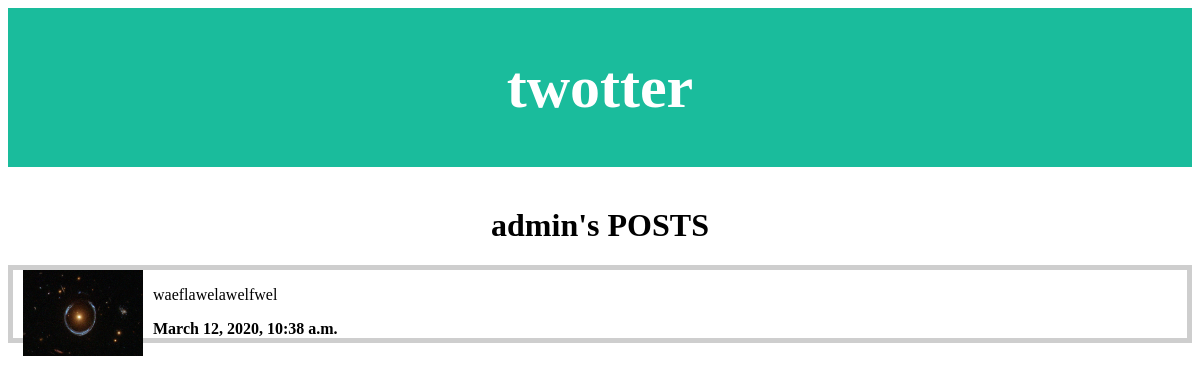
The app's page /twitterapp/admin with its own data.
### twitterapp/models.py (models this page shows, shortened)
class Tweet(models.Model):
    tweetuser = models.ForeignKey(TweetUser, unique=False, on_delete=models.CASCADE, default = 1)
    username = models.CharField(max_length = 50) #what is this username for its tied to tweetuser
    tweet_text = models.CharField(max_length = 200)
    pub_date = models.DateTimeField('date published')
    likes = models.IntegerField(default=0)

### twitterapp/views.py (the view)
# urls.py: path('<username>', views.userView, name = 'userView'), #link to all the posts for one user
def userView(request, username):
    print("running userView")
    tweetList = []
    listCounter = 0
    counter = 1
    while True:
        try:
            post = Tweet.objects.get(pk=counter)
            if (str(post.username) == username): #just check if the strings are equal (error if two users have the same username?)
                tweetList.append(post)
                listCounter += 1
            counter += 1
        except Tweet.DoesNotExist:
            break
    if (listCounter == 0):
        return render(request, 'twitterapp/emptypage.html')
    else:
        return render(request, 'twitterapp/detailList.html', {'list': tweetList, 'username':username})

### twitterapp/templates/twitterapp/detailList.html (shortened to what this page needs)
<!DOCTYPE html>
<html lang = "en">
<head>
</head>
{% load static %}
<link rel="stylesheet" type="text/css" href="{% static 'twitterapp/style.css' %}">
<div class="header">
  <h1>twotter</h1>
</div>
<br>
<h1 style = "text-align: center;"> {{username}}'s POSTS </h1>
<div class = "container">
  {% for post in list %}
    <div class = "row" style="border:5px solid #cecece; margin-bottom:5px;">
        <div class = "col-md-1">
          <img src="{% static 'twitterapp/images/profilepic1.jpg' %}" height="86" width="120" hspace = "10" alt = "profilepic1">
        </div>
        <div class="col-md-11">
          <p>{{post.tweet_text}}</p>
          <b>{{post.pub_date}}</b>
        </div>
    </div>
    <br>
  {% endfor %}
</div>
</html>

### twitterapp/static/twitterapp/style.css (style rules this page uses)
.header { padding: 5px; text-align: center; background: #1abc9c; color: white; font-size: 30px; }

### twitterapp/templates/twitterapp/detailList.html (style rules this page uses)
img { float: left; }

### records on screen
Tweet: username "admin", tweet_text "waeflawelawelfwel", pub_date "March 12, 2020, 10:38 a.m."
